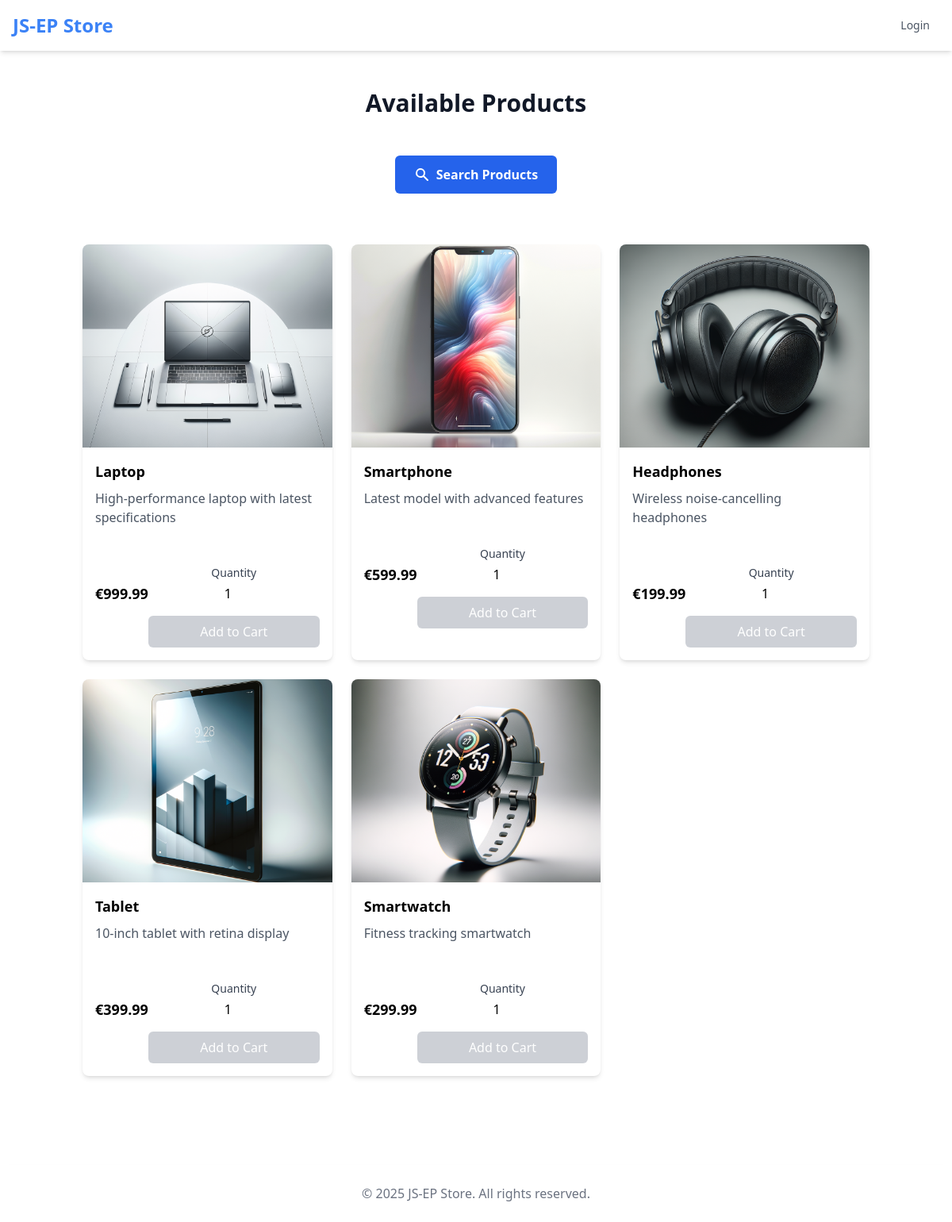
The page / on the database its author committed.
### tables this page shows
CREATE TABLE products (
    id INT NOT NULL AUTO_INCREMENT,
    name VARCHAR(100) NOT NULL,
    description TEXT,
    price DECIMAL(10,2) NOT NULL,
    stock INT NOT NULL DEFAULT 0,
    is_active BOOLEAN NOT NULL DEFAULT TRUE,
    created_at TIMESTAMP NOT NULL DEFAULT CURRENT_TIMESTAMP,
    updated_at TIMESTAMP NOT NULL DEFAULT CURRENT_TIMESTAMP ON UPDATE CURRENT_TIMESTAMP,
    FULLTEXT (name),
    PRIMARY KEY (id)
);

CREATE TABLE product_images (  
    id INT PRIMARY KEY AUTO_INCREMENT,  
    product_id INT NOT NULL,  
    file_name VARCHAR(255) NOT NULL,  
    file_path VARCHAR(255) NOT NULL,  
    is_primary BOOLEAN DEFAULT FALSE,  
    created_at TIMESTAMP DEFAULT CURRENT_TIMESTAMP,  
    FOREIGN KEY (product_id) REFERENCES products(id) ON DELETE CASCADE  
);

### config/config.php (called while the page is built, shortened)
<?php
spl_autoload_register(function ($class_name) {
    $paths = [
        'controllers/',
        'models/',
    ];
    foreach ($paths as $path) {
        $file = __DIR__ . '/../' . $path . $class_name . '.php';
    }
});

### models/DBInit.php (called while the page is built, shortened)
<?php
class DBInit {
    private static $host = "localhost:3306";
    private static $user = "root";
    private static $password = "password";
    private static $schema = "ecommerce";
    private static $instance = null;
    public static function getInstance() {
        if (!self::$instance) {
            $config = "mysql:host=" . self::$host . ";dbname=" . self::$schema;
            $options = [
                PDO::ATTR_ERRMODE => PDO::ERRMODE_EXCEPTION,
                PDO::ATTR_DEFAULT_FETCH_MODE => PDO::FETCH_ASSOC,
                PDO::ATTR_PERSISTENT => true,
                PDO::ATTR_EMULATE_PREPARES => false
            ];
            if (defined('PDO::MYSQL_ATTR_INIT_COMMAND')) {
                $options[PDO::MYSQL_ATTR_INIT_COMMAND] = "SET NAMES utf8mb4";
            }
            try {
                self::$instance = new PDO($config, self::$user, self::$password, $options);
            } catch (PDOException $e) {
                throw new Exception("Database connection failed: " . $e->getMessage());
            }
        }
        return self::$instance;
    }
}

### models/Product.php (called while the page is built, shortened)
<?php
require_once 'models/DBInit.php';
class Product {
    private $db;
    public function __construct() {
        $this->db = DBInit::getInstance();
    }
    public function getAll($activeOnly = true) {
        $sql = "SELECT * FROM products";
        if ($activeOnly) {
            $sql .= " WHERE is_active = 1";
        }
        $statement = $this->db->prepare($sql);
        $statement->execute();
        return $statement->fetchAll();
    }
    public function getProductImage($productId) {
        try {
            $sql = "SELECT * FROM product_images
                WHERE product_id = :product_id";
            $stmt = $this->db->prepare($sql);
            $stmt->execute([':product_id' => $productId]);
            return $stmt->fetch(PDO::FETCH_ASSOC);
        } catch (PDOException $e) {
            error_log("Error getting product images: " . $e->getMessage());
            return [];
        }
    }
}

### views/customer/products.php (the view, shortened to what this page needs)
<?php
require_once 'views/layouts/header.php';
require_once 'views/layouts/navbar.php';
?>
<main class="max-w-7xl mx-auto px-4 py-12">
    <h1 class="text-center text-3xl font-bold text-gray-900 mb-12">Available Products</h1>
    <div class="flex justify-center mb-8">
        <a href="index.php?controller=customer&action=search"
           class="inline-flex items-center px-6 py-3 bg-blue-600 text-white font-semibold rounded-md hover:bg-blue-700 focus:outline-none focus:ring-2 focus:ring-blue-500 focus:ring-offset-2 transition-colors duration-200">
            <svg xmlns="http://www.w3.org/2000/svg" class="h-5 w-5 mr-2" viewBox="0 0 20 20" fill="currentColor">
                <path fill-rule="evenodd" d="M8 4a4 4 0 100 8 4 4 0 000-8zM2 8a6 6 0 1110.89 3.476l4.817 4.817a1 1 0 01-1.414 1.414l-4.816-4.816A6 6 0 012 8z" clip-rule="evenodd" />
            </svg>
            Search Products
        </a>
    </div>
    <div class="container mx-auto px-4 py-8">
        <div class="grid grid-cols-1 md:grid-cols-2 lg:grid-cols-3 gap-6">
            <?php foreach ($data['products'] as $product): ?>
                <div class="bg-white rounded-lg shadow-md overflow-hidden">
                    <?php if ($data['productImages'] && $data['productImages'][$product['id']] != null): ?>
                        <div class="relative h-64">
                            <img src="<?= htmlspecialchars($data['productImages'][$product['id']]['file_path']) ?>"
                                 alt="<?= htmlspecialchars($product['name']) ?>"
                                 class="w-full h-full object-cover">
                        </div>
                    <?php endif; ?>
                    <div class="p-4">
                        <h3 class="text-lg font-semibold mb-2">
                            <?= htmlspecialchars($product['name']) ?>
                        </h3>
                        <p class="text-gray-600 mb-4 line-clamp-2">
                            <?= htmlspecialchars($product['description']) ?>
                        </p>
                        <div class="flex justify-between items-center">
                            <span class="text-lg font-bold">
                                €<?= number_format($product['price'], 2) ?>
                            </span>
                            <form action="index.php?controller=customer&action=addToCart"
                                  method="POST"
                                  class="mt-8">
                                    <div class="flex flex-col items-center space-y-4">
                                        <div class="w-full max-w-xs">
                                            <label for="quantity-<?= $product['id'] ?>"
                                                   class="block text-sm font-medium text-gray-700 mb-1 text-center">
                                                Quantity
                                            </label>
                                            <input type="number"
                                                   id="quantity-<?= $product['id'] ?>"
                                                   name="quantity"
                                                   value="1"
                                                   min="1"
                                                   class="block w-full rounded-md border-gray-300 text-center focus:border-blue-500 focus:ring-blue-500">
                                        </div>
                                        <?php
                                        $isUserLoggedIn = isset($_SESSION['user']) && $_SESSION['user']['role'] == "customer";
                                        $baseClasses = "w-full max-w-xs py-2 px-6 rounded-md focus:outline-none focus:ring-2 focus:ring-blue-500 focus:ring-offset-2 transition-colors duration-200 text-white";
                                        $stateClasses = !$isUserLoggedIn ? "bg-gray-400 cursor-not-allowed opacity-50" : "bg-blue-600 hover:bg-blue-700";
                                        ?>
                                        <button type="submit"
                                        <?= !$isUserLoggedIn ? 'disabled' : '' ?>
                                                id="submitBtn"
                                                class="<?= $baseClasses . ' ' . $stateClasses ?>">
                                            Add to Cart
                                        </button>
                                    </div>
                            </form>
                        </div>
                    </div>
                </div>
            <?php endforeach; ?>
        </div>
    </div>
</main>
<?php require_once 'views/layouts/footer.php'; ?>

### index.php (shortened to what this page needs)
<?php
require_once 'config/config.php';
require_once 'models/Product.php';
$controller = "";
$action = isset($_GET['action']) ? htmlspecialchars(
                strip_tags($_GET['action']),
                ENT_QUOTES,
                'UTF-8'
        ) : 'index';
try {
    $params = array_merge($_GET, $_POST);
    $controllerName = ucfirst($controller) . 'Controller';
    if (class_exists($controllerName)) {
        $controllerInstance = new $controllerName();
        if (method_exists($controllerInstance, $action)) {
            $controllerInstance->$action($params);
        } else {
            throw new Exception("Action '$action' not found in controller '$controllerName'");
        }
    } else {
        default_index();
    }
} catch (Exception $e) {
    if (DEBUG_MODE) {
        echo "Error: " . $e->getMessage();
    } else {
        include 'views/error.php';
    }
}
function default_index() {
        $productModel = new Product();
        $products = $productModel->getAll();
        $productImages = [];
        foreach ($products as $product) {
            $productImages[$product['id']] = $productModel->getProductImage($product['id']);
        }
        $data = [
            'products' => $products,
            'productImages' => $productImages
        ];
        require 'views/customer/products.php';
    }

### views/layouts/header.php (shortened to what this page needs)
<!DOCTYPE html>
<html lang="en">
    <head>
        <script src="https://cdn.tailwindcss.com"></script>
    </head>
    <body>

### views/layouts/navbar.php (shortened to what this page needs)
<nav class="bg-white shadow-md">
    <div class="max-w-7xl mx-auto px-4">
        <div class="flex justify-between items-center h-16">
            <div class="flex-shrink-0">
                <a href="index.php" class="flex items-center">
                    <span class="text-2xl font-bold text-primary">JS-EP Store</span>
                </a>
            </div>
            <div class="hidden md:flex md:items-center md:space-x-8">
                <?php if (isset($_SESSION['user']['id'])): ?>
                    <div class="relative group">
                        <button class="nav-link nav-link-default inline-flex items-center">
                            <span>Account</span>
                            <svg class="ml-2 h-4 w-4" fill="none" stroke="currentColor" viewBox="0 0 24 24">
                            <path stroke-linecap="round" stroke-linejoin="round" stroke-width="2" d="M19 9l-7 7-7-7" />
                            </svg>
                        </button>
                        <div class="absolute right-0 w-48 mt-2 origin-top-right bg-white border border-gray-200 divide-y divide-gray-100 rounded-md shadow-lg opacity-0 invisible group-hover:opacity-100 group-hover:visible transition-all duration-200">
                            <div class="py-1">
                                <?php if (isset($_SESSION['user']) && $_SESSION['user']['role'] == 'customer'): ?>
                                    <a href="index.php?controller=customer&action=orderHistory"
                                       class="block px-3 py-2 rounded-md text-base font-medium text-gray-700 hover:text-primary hover:bg-gray-50">
                                        My Orders
                                    </a>
                                <?php endif; ?>
                                <a href="index.php?controller=user&action=profile"
                                   class="block px-4 py-2 text-sm text-gray-700 hover:bg-gray-100">
                                    Profile
                                </a>
                                <a href="index.php?controller=auth&action=logout"
                                   class="block px-4 py-2 text-sm text-gray-700 hover:bg-gray-100">
                                    Logout
                                </a>
                            </div>
                        </div>
                    </div>
                <?php else: ?>
                    <a href="index.php?controller=auth&action=login"
                       class="nav-link nav-link-default">
                        Login
                    </a>
                <?php endif; ?>
            </div>
        </div>
    </div>
</nav>

### views/layouts/footer.php (shortened to what this page needs)
    <footer class="bg-white shadow-lg mt-8">
        <div class="max-w-7xl mx-auto py-6 px-4">
            <p class="text-center text-gray-500">&copy; <?= date('Y') ?> JS-EP Store. All rights reserved.</p>
        </div>
    </footer>
</body>
</html>

### rows shown on the page
products: id.file_path (picture), name "Laptop", description "High-performance laptop with latest specifications", price "999.99", quantity "1"
products: id.file_path (picture), name "Smartphone", description "Latest model with advanced features", price "599.99", quantity "1"
products: id.file_path (picture), name "Headphones", description "Wireless noise-cancelling headphones", price "199.99", quantity "1"
products: id.file_path (picture), name "Tablet", description "10-inch tablet with retina display", price "399.99", quantity "1"
products: id.file_path (picture), name "Smartwatch", description "Fitness tracking smartwatch", price "299.99", quantity "1"
